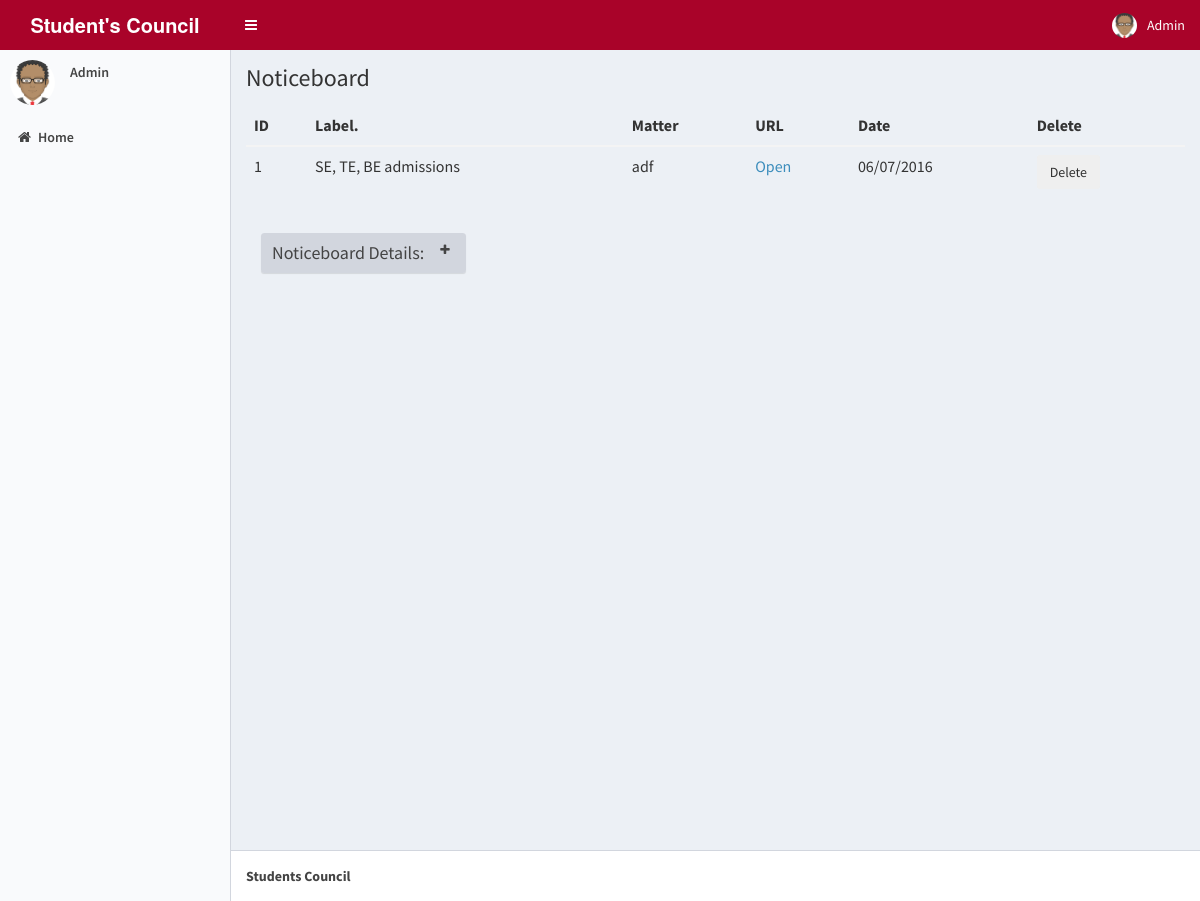
/backend/Admin/noticeboard.php (signed in), run on the app's committed database.
### tables this page shows
CREATE TABLE `noticeboard` (
  `id` int(5) NOT NULL,
  `Label` varchar(30) NOT NULL,
  `Matter` text NOT NULL,
  `URL` varchar(100) NOT NULL,
  `Date` varchar(15) NOT NULL
);

### backend/Admin/noticeboard.php (the view, shortened to what this page needs)
<html>
  <head>
    <link rel="stylesheet" href="AdminLTE/bootstrap/css/bootstrap.min.css">
    <link rel="stylesheet" href="AdminLTE/dist/font-awesome/css/font-awesome.min.css">
    <link rel="stylesheet" href="AdminLTE/dist/css/ionicons.min.css">
    <link rel="stylesheet" href="AdminLTE/dist/css/AdminLTE.min.css">
    <link rel="stylesheet" href="AdminLTE/dist/css/skins/skin-yellow-light.min.css">
  </head>
  <body class="hold-transition skin-yellow-light sidebar-mini">
    <div class="wrapper">
      <header class="main-header">
        <a href="#" class="logo">
          <span class="logo-lg"><b>Student's Council</b></span>
        </a>
        <nav class="navbar navbar-static-top" role="navigation">
          <a href="#" class="sidebar-toggle" data-toggle="offcanvas" role="button">
          </a>
          <div class="navbar-custom-menu">
            <ul class="nav navbar-nav">
              <li class="dropdown user user-menu">
                <a href="#" class="dropdown-toggle" data-toggle="dropdown">
                  <img src="D_Logo/avatar.png" class="user-image" alt="User Image">
                  <span class="hidden-xs">Admin</span>
                </a>
              </li>
            </ul>
          </div>
        </nav>
      </header>
      <aside class="main-sidebar">
        <section class="sidebar">
          <div class="user-panel">
            <div class="pull-left image">
              <img src="D_Logo/avatar.png" class="img-circle" alt="User Image">
            </div>
            <div class="pull-left info">
              <p>Admin</p>
            </div>
          </div>
          <ul class="sidebar-menu">
            <li><a href="AdminDashboard.php"><i class="fa fa-home"></i><span>Home</span></a></li>
          </ul>
        </section>
              </aside>
      <div class="content-wrapper">
        <section class="content-header">
          <h1>
            Noticeboard
          </h1>
        </section>
        <section class="content">
          <?php
          include("dbcon.php");
          $check=mysqli_query($con,"SELECT COUNT(ID) FROM `noticeboard`");
          while($c_row=mysqli_fetch_array($check))
          {
            $count=$c_row['COUNT(ID)'];
          }
          if($count==0)
          {
            echo "<h3><strong>No Notifications Added Yet!</strong><br><br></h3>";
          }
          else
          {
          ?>
          <div class=table-responsive>
<table class=table table-striped>
<thead>
<tr>
<th>ID</th>
<th>Label.</th>
<th>Matter</th>
<th>URL</th>
<th>Date</th>
<th>Delete</th>
</tr>
</thead>
<tbody>
<?php
$i=0;
$result = mysqli_query($con,"SELECT * FROM noticeboard ORDER BY(`ID`) ASC");
while($row = mysqli_fetch_array($result))
{
$id=$row['id'];
$label=$row['Label'];
$matter=$row['Matter'];
$url=$row['URL'];
$date=$row['Date'];
$i++;
echo "<tr>";
echo "<td>";
echo $i;
echo "</td>";
echo "<td>";
echo $label;
echo "</td>";
echo "<td>";
echo $matter;
echo "</td>";
echo "<td>";
echo "<a href=$url>Open</a>";
echo "</td>";
echo "<td>";
echo $date;
echo "</td>";
echo "<td>";
echo "<form action=del_noticeboard.php method=post><button type=submit class=btn btn-default name=del value=$id onclick=del_confirm()>Delete</button></form>";
echo "</td>";
echo "</tr>";
}
?>
</tbody>
</table>
</div>
<?php
}
?>
         <div class="col-md-3">
              <div class="box box-default collapsed-box box-solid">
                <div class="box-header with-border">
                  <h3 class="box-title">Noticeboard Details:</h3>
                  <div class="box-tools pull-right">
                    <button class="btn btn-box-tool" data-widget="collapse"><i class="fa fa-plus"></i></button>
                  </div>
                </div>
              </div>
            </div><br><br><br>
        </section>
      </div>
  <footer class="main-footer">
        <strong>Students Council</strong>
      </footer>
  </body>
</html>

### data on the page
noticeboard: Label "SE, TE, BE admissions", Matter "adf", Date "06/07/2016", $id 11 (drawn)
